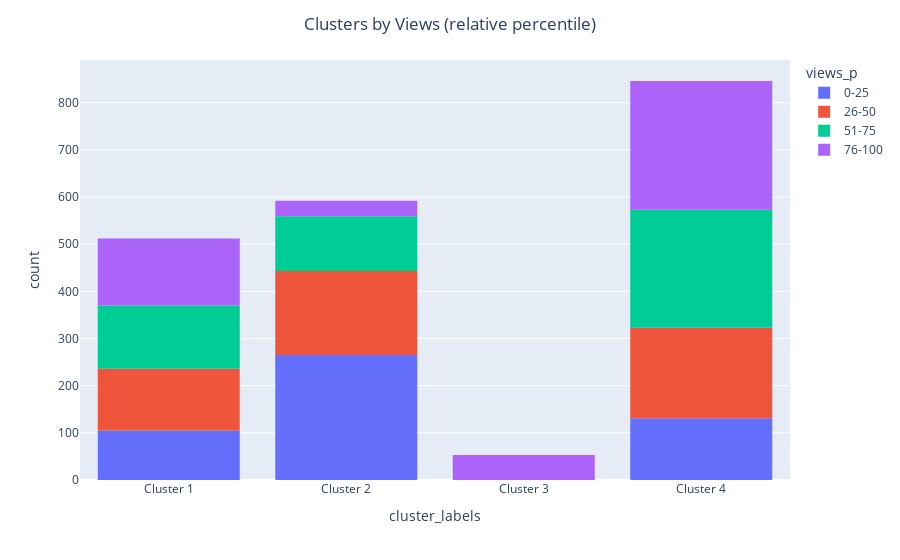

The notebook cell this image was saved under:
### Code cell
import plotly.express as px

#CLUSTER DISTRIBUTION FOR VIEWS
fig = px.histogram(train_cluster, x = 'cluster_labels', color= 'views_p',
                   labels=dict(goal_usd1 = 'Percentile'), 
                   category_orders={'views_p': ['0-25', '26-50', '51-75', '75-100']}).update_xaxes(categoryorder='category ascending')

fig.update_layout(title_text='Clusters by Views (relative percentile)', title_x=0.5)
fig.show()

### Figure 1 — Plotly figure (JSON) as saved in the notebook; plotly's stock layout.template omitted (floating-point values rounded to 4 significant figures; data arrays with more than 128 entries replaced by an {"elided": "..."} marker saying what was removed)
{"data": [{"alignmentgroup": "True", "bingroup": "x", "hovertemplate": "views_p=0-25<br>cluster_labels=%{x}<br>count=%{y}<extra></extra>", "legendgroup": "0-25", "marker": {"color": "#636efa"}, "name": "0-25", "offsetgroup": "0-25", "orientation": "v", "showlegend": true, "type": "histogram", "x": {"elided": "501 str values"}, "xaxis": "x", "yaxis": "y"}, {"alignmentgroup": "True", "bingroup": "x", "hovertemplate": "views_p=26-50<br>cluster_labels=%{x}<br>count=%{y}<extra></extra>", "legendgroup": "26-50", "marker": {"color": "#EF553B"}, "name": "26-50", "offsetgroup": "26-50", "orientation": "v", "showlegend": true, "type": "histogram", "x": {"elided": "501 str values"}, "xaxis": "x", "yaxis": "y"}, {"alignmentgroup": "True", "bingroup": "x", "hovertemplate": "views_p=51-75<br>cluster_labels=%{x}<br>count=%{y}<extra></extra>", "legendgroup": "51-75", "marker": {"color": "#00cc96"}, "name": "51-75", "offsetgroup": "51-75", "orientation": "v", "showlegend": true, "type": "histogram", "x": {"elided": "500 str values"}, "xaxis": "x", "yaxis": "y"}, {"alignmentgroup": "True", "bingroup": "x", "hovertemplate": "views_p=76-100<br>cluster_labels=%{x}<br>count=%{y}<extra></extra>", "legendgroup": "76-100", "marker": {"color": "#ab63fa"}, "name": "76-100", "offsetgroup": "76-100", "orientation": "v", "showlegend": true, "type": "histogram", "x": {"elided": "501 str values"}, "xaxis": "x", "yaxis": "y"}], "layout": {"autosize": true, "barmode": "relative", "legend": {"title": {"text": "views_p"}, "tracegroupgap": 0}, "margin": {"t": 60}, "title": {"text": "Clusters by Views (relative percentile)", "x": 0.5}, "xaxis": {"anchor": "y", "autorange": true, "categoryorder": "category ascending", "domain": [0, 1], "range": [-0.5, 3.5], "title": {"text": "cluster_labels"}, "type": "category"}, "yaxis": {"anchor": "x", "autorange": true, "domain": [0, 1], "range": [0, 890.5], "title": {"text": "count"}}}}
